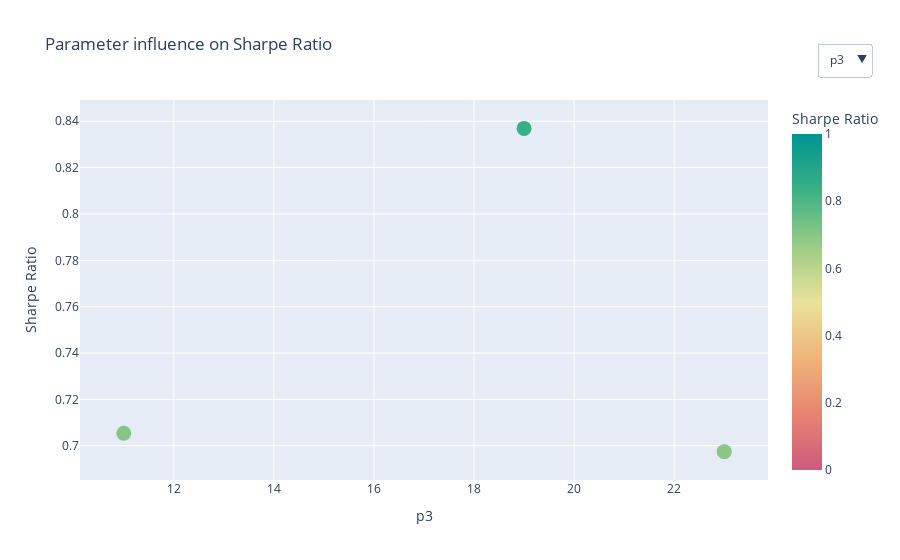

The cell this chart's notebook holds for it:
### Markdown cell above
### Visualization and Analysis of Optimization Results

You can find 2 visualization functions below. The first one helps identify how different parameters affect the Sharpe Ratio, facilitating the selection of optimal parameters for the strategy. The second one displays all parameters on a 3D plot, displaying the overall distribution and behavior of the results. You can use these to change (narrow down or expand) parameter ranges, exclude certain parameters and generally get a better grip on where to look for potential improvements. When you are done, simply run the backtester with optimized parameters.

### Code cell
#DEBUG#
sharpe_ratio = [item[0] for item in all_points]
parameters = [item[1] for item in all_points]

param_df = pd.DataFrame(parameters)
param_df['Sharpe Ratio'] = sharpe_ratio
param_columns = param_df.columns[:-1]  

labels = {col: col for col in param_columns}
labels['Sharpe Ratio'] = 'Sharpe Ratio'

fig = px.scatter(
    param_df,
    x=param_columns[0],
    y='Sharpe Ratio',
    color='Sharpe Ratio',
    title='Parameter influence on Sharpe Ratio',
    labels=labels,
    color_continuous_scale='temps_r',  
    range_color=[0, 1]  
)

fig.update_traces(marker={'size': 15})

dropdown_buttons = [
    {
        'args': [{'x': [param_df[col]], 'color': 'Sharpe Ratio'}, {'xaxis.title.text': col}],
        'label': col,
        'method': 'update',
    }
    for col in param_columns
]

fig.update_layout(
    updatemenus=[{
        'buttons': dropdown_buttons,
        'direction': 'down',
        'showactive': True,
        'x': 1.15,
        'xanchor': 'right',
        'y': 1.15,
        'yanchor': 'top'
    }]    
)

fig.show()

print("---")
print("Best iteration:")
display(results['best_iteration'])

### Figure 1 — Plotly figure (JSON) as saved in the notebook; plotly's stock layout.template omitted (floating-point values rounded to 4 significant figures)
{"data": [{"hovertemplate": "p3=%{x}<br>Sharpe Ratio=%{marker.color}<extra></extra>", "legendgroup": "", "marker": {"color": [0.7054, 0.8369, 0.6975], "coloraxis": "coloraxis", "size": 15, "symbol": "circle"}, "mode": "markers", "name": "", "orientation": "v", "showlegend": false, "type": "scatter", "x": [11, 19, 23], "xaxis": "x", "y": [0.7054, 0.8369, 0.6975], "yaxis": "y"}], "layout": {"coloraxis": {"cmax": 1, "cmin": 0, "colorbar": {"title": {"text": "Sharpe Ratio"}}, "colorscale": [[0, "rgb(207, 89, 126)"], [0.1667, "rgb(232, 132, 113)"], [0.3333, "rgb(238, 180, 121)"], [0.5, "rgb(233, 226, 156)"], [0.6667, "rgb(156, 203, 134)"], [0.8333, "rgb(57, 177, 133)"], [1, "rgb(0, 147, 146)"]]}, "legend": {"tracegroupgap": 0}, "title": {"text": "Parameter influence on Sharpe Ratio"}, "updatemenus": [{"buttons": [{"args": [{"color": "Sharpe Ratio", "x": [[11, 19, 23]]}, {"xaxis.title.text": "p3"}], "label": "p3", "method": "update"}, {"args": [{"color": "Sharpe Ratio", "x": [[3.5, 3.5, 3.5]]}, {"xaxis.title.text": "p4"}], "label": "p4", "method": "update"}, {"args": [{"color": "Sharpe Ratio", "x": [[1.5, 0.5, 0.5]]}, {"xaxis.title.text": "p5"}], "label": "p5", "method": "update"}, {"args": [{"color": "Sharpe Ratio", "x": [[-15, -15, -15]]}, {"xaxis.title.text": "p6"}], "label": "p6", "method": "update"}], "direction": "down", "showactive": true, "x": 1.15, "xanchor": "right", "y": 1.15, "yanchor": "top"}], "xaxis": {"anchor": "y", "domain": [0, 1], "title": {"text": "p3"}}, "yaxis": {"anchor": "x", "domain": [0, 1], "title": {"text": "Sharpe Ratio"}}}}
